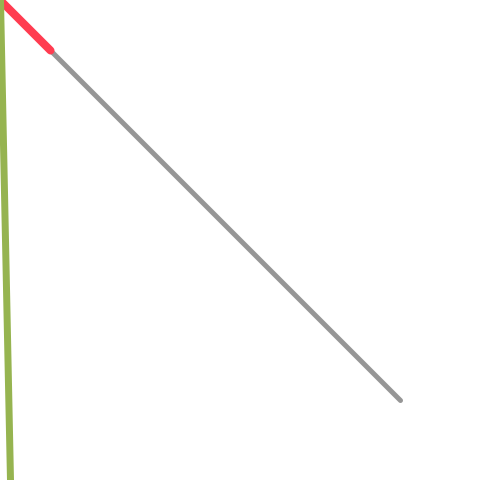
Frame 1 (no input)
Frame 60 (the mouse pressed at the canvas centre just before this capture): identical to frame 1, image omitted
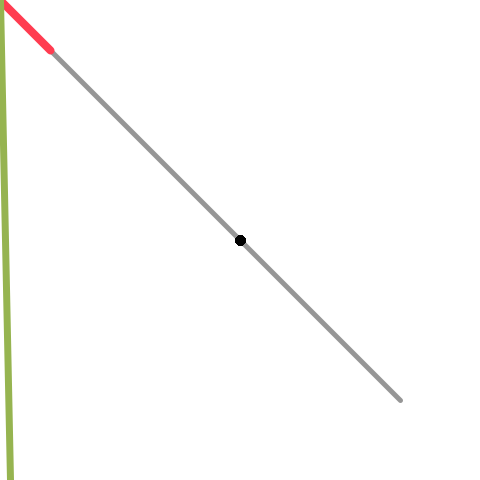
Frame 120 (the mouse held since frame 60 and released just before this capture)

The Processing sketch that drew these frames (run headless with seeded random() and noise(); from frame 60 on, the mouse is pressed at the canvas centre):

// Processing sketch: processing_39832
// ── processing_39832.pde

  void setup(){
    size(480,480);
    smooth();
      }
    void draw(){
      
      if(mousePressed){
      strokeWeight(10);
      stroke(0);
      line(mouseX,mouseY,mouseX,mouseY);
      }
      else{
      background(255);
      strokeWeight(1);
      stroke(150);
      line(mouseX,mouseY,mouseY/2,mouseX);
      strokeWeight(5);
      line(mouseX,mouseY,400,400);
      
      strokeWeight(2);
      stroke(255,60,80);
      line(mouseX,mouseY,mouseY*2,mouseX/2);
      strokeWeight(8);
      line(mouseX,mouseY,50,50);
      
      strokeWeight(2);
      stroke(150,180,80);
      line(mouseX,mouseY,mouseX/3,mouseX/5);
      strokeWeight(7);
      line(mouseX,mouseY,10,480);

    }
  }
